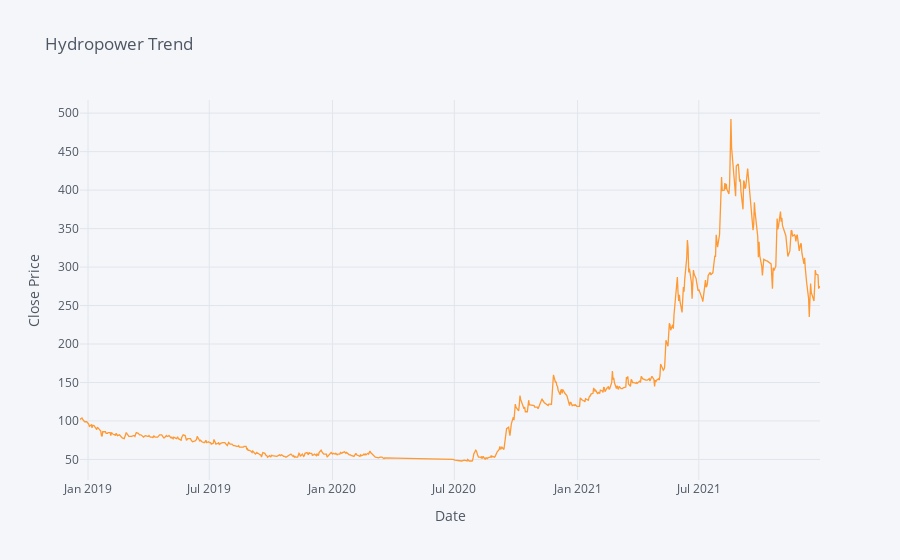

The notebook cell this image was saved under:
### Markdown cell above
# Plot Trend

### Code cell
hydro.iplot(kind="line",x="Date",y="Close Price",xTitle="Date", yTitle="Close Price", title="Hydropower Trend")

### Figure 1 — Plotly figure (JSON) as saved in the notebook; plotly's stock layout.template omitted (floating-point values rounded to 4 significant figures; data arrays with more than 128 entries replaced by an {"elided": "..."} marker saying what was removed)
{"data": [{"line": {"color": "rgba(255, 153, 51, 1.0)", "dash": "solid", "shape": "linear", "width": 1.3}, "mode": "lines", "name": "Close Price", "text": "", "type": "scatter", "x": {"elided": "671 str values"}, "y": {"elided": "671 float values"}}], "layout": {"legend": {"bgcolor": "#F5F6F9", "font": {"color": "#4D5663"}}, "paper_bgcolor": "#F5F6F9", "plot_bgcolor": "#F5F6F9", "title": {"font": {"color": "#4D5663"}, "text": "Hydropower Trend"}, "xaxis": {"gridcolor": "#E1E5ED", "showgrid": true, "tickfont": {"color": "#4D5663"}, "title": {"font": {"color": "#4D5663"}, "text": "Date"}, "zerolinecolor": "#E1E5ED"}, "yaxis": {"gridcolor": "#E1E5ED", "showgrid": true, "tickfont": {"color": "#4D5663"}, "title": {"font": {"color": "#4D5663"}, "text": "Close Price"}, "zerolinecolor": "#E1E5ED"}}}
